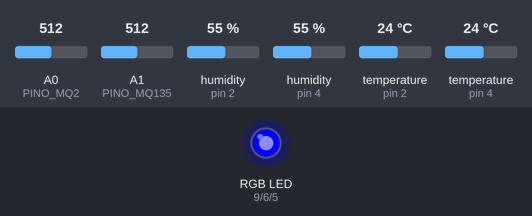
A sketch run on a simulated Arduino Uno, built with avr-gcc and run on an emulated ATmega328P. On the bench: an RGB LED mixed from three pins (HIGH = lit). The inputs (shaded band) are chosen by the test bench; at power-on: A0 (PINO_MQ2) = 512, A1 (PINO_MQ135) = 512, humidity (sensors on pin 2, pin 4) 55 %, temperature (sensors on pin 2, pin 4) 24 °C. What the sketch prints to the serial monitor is not drawn.

Above: at 0.35 s.
Timing chart, 0 to 3.3 s (numbered marks = the images above):
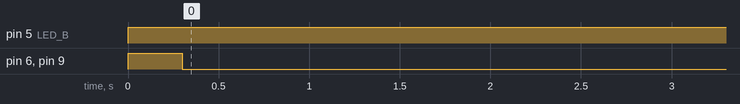

The sketch:

06_monitor_ar_uno.ino
```cpp
/*
  06 - PROJETO: Monitor de qualidade do ar no Arduino Uno (todos os sensores juntos)
  Placa: Arduino Uno     Bibliotecas: "DHT sensor library" + "Adafruit Unified Sensor"; SoftwareSerial (core)

  Ligacoes (protoboard de 830 pontos; trilha + = 5 V, trilha - = GND):
    DHT11 (modulo 3 pinos)  + -> 5V   DATA (meio) -> D2   - -> GND
    DHT22 (3 fios)          vermelho -> 5V   amarelo -> D4   preto -> GND
    MQ-2                    VCC -> 5V   GND -> GND   AO -> A0
    MQ-135                  VCC -> 5V   GND -> GND   AO -> A1
    MH-Z19C                 Vin -> 5V   GND -> GND   TX -> D10   RX <- divisor (D11 -> 1 k -> RX -> 2 k -> GND)
    LED RGB (catodo comum)  R -> 220 R -> D9   G -> 220 R -> D6   B -> 220 R -> D5   catodo -> GND

  ALIMENTACAO: 2 aquecedores MQ (~150 mA cada) + MH-Z19C (picos de 125 mA) + Uno ~ 0,5 A. A USB do PC
  fornece 0,5 A no limite: alimente os SENSORES por uma FONTE 5 V / 2 A nas trilhas da protoboard e ligue
  so o GND da fonte ao GND do Uno. NAO ligue a fonte no pino 5V do Uno com a USB conectada (empurra
  corrente para a porta do PC). Meca o 5V do Uno e escreva em VC (o ADC usa o 5V do Uno como referencia).

  LED de status: AZUL = aquecendo | VERDE = CO2 ate 800 ppm | AMARELO = ate 1000 | VERMELHO = acima de 1000
                 VERMELHO PISCANDO = MQ-2 detectou gas (prioridade) | AZUL PISCANDO = MH-Z19C sem resposta

  SAIDA na USB (115200 baud):
    SAIDA_GATEWAY 0 -> tabela legivel para o Monitor Serial
    SAIDA_GATEWAY 1 -> uma linha JSON por leitura, no formato do gateway da telemetria-cria
                       {"no":"no3","grandeza":"co2","valor":612,"unidade":"ppm","seq":12}
                       Rode gateway/gateway.py (projeto no .env do gateway) e os dados aparecem no painel.
  Grandezas publicadas (catalogo, projeto "ar"): temperatura e umidade (DHT22), co2 (MH-Z19C),
  mq2 e mq135 (Rs/R0, so depois do aquecimento e com R0 medido). O DHT11 aparece so na tabela,
  para comparar com o DHT22: o catalogo nao deixa duas "temperatura" no mesmo no.
*/
#include <DHT.h>
#include <SoftwareSerial.h>

// ----------------------------------------------------------------- ajustes
#define SAIDA_GATEWAY 0
const char* NO = "no3";                 // no deste monitor no catalogo: escolha um livre (painel)!

const int PINO_DHT11 = 2, PINO_DHT22 = 4;
const int PINO_MQ2 = A0, PINO_MQ135 = A1;
const int PINO_CO2_RX = 10, PINO_CO2_TX = 11;
const int LED_R = 9, LED_G = 6, LED_B = 5;

const float VC = 5.0;                   // tensao dos MQ (meca)
const float RL_MQ2_KOHM = 1.0, RL_MQ135_KOHM = 1.0;
// R0 de cada MQ em ar limpo, em kOhm: use o valor que os sketches 03 e 04 mediram.
// Enquanto valer 0, o Rs aparece na tabela e o MQ NAO e publicado.
const float R0_MQ2_KOHM = 0.0, R0_MQ135_KOHM = 0.0;
const float LIMIAR_GAS_MQ2 = 0.5;       // Rs/R0 do MQ-2 abaixo disso = gas

const unsigned long INTERVALO_MS = 10000;                 // padrao do catalogo
const unsigned long PREAQUECIMENTO_CO2_MS = 1UL * 60 * 1000;   // MH-Z19C: 1 min
const unsigned long PREAQUECIMENTO_MQ_MS = 10UL * 60 * 1000;
const int FAIXA_CO2_PPM = 5000;
// ----------------------------------------------------------------------

DHT dht11(PINO_DHT11, DHT11);
DHT dht22(PINO_DHT22, DHT22);
SoftwareSerial co2Serial(PINO_CO2_RX, PINO_CO2_TX);

unsigned long seq = 0, ultimaLeitura = 0, ultimoPisca = 0;
bool jaLeu = false, piscaAceso = false;
bool co2Aquecido = false, mqAquecidos = false;   // ficam verdadeiras para sempre (sobrevivem a volta do millis)
int ultimoCO2 = -1;
bool gasDetectado = false;

// ----------------------------------------------------------------- sensores
int lerCO2() {
  const uint8_t pedido[9] = {0xFF, 0x01, 0x86, 0x00, 0x00, 0x00, 0x00, 0x00, 0x79};
  while (co2Serial.available()) co2Serial.read();
  co2Serial.write(pedido, 9);
  uint8_t r[9];
  if (co2Serial.readBytes(r, 9) != 9 || r[0] != 0xFF || r[1] != 0x86) return -1;
  uint8_t soma = 0;
  for (int i = 1; i < 8; i++) soma += r[i];
  if ((uint8_t)(0xFF - soma + 1) != r[8]) return -1;
  return r[2] * 256 + r[3];
}

// Rs (kOhm) de um MQ ligado direto ao Uno; NAN se a tensao estiver fora da faixa
float resistenciaMq(int pino, float rl) {
  long soma = 0;
  for (int i = 0; i < 20; i++) soma += analogRead(pino);
  float v = (soma / 20.0) * VC / 1023.0;
  if (v < 0.02 || v > VC - 0.02) return NAN;
  return rl * (VC - v) / v;
}

// ----------------------------------------------------------------- saida
// Uma linha JSON por leitura (formato do gateway). Leitura com falha nao sai e nao recebe seq.
void publicar(const char* grandeza, float valor, uint8_t casas, const char* unidade) {
  if (isnan(valor) || isinf(valor)) return;
#if SAIDA_GATEWAY
  seq++;
  Serial.print(F("{\"no\":\""));       Serial.print(NO);
  Serial.print(F("\",\"grandeza\":\"")); Serial.print(grandeza);
  Serial.print(F("\",\"valor\":"));     Serial.print(valor, casas);
  Serial.print(F(",\"unidade\":\""));   Serial.print(unidade);
  Serial.print(F("\",\"seq\":"));       Serial.print(seq);
  Serial.println(F("}"));
#else
  (void)grandeza; (void)valor; (void)casas; (void)unidade;
#endif
}

void coluna(const __FlashStringHelper* nome, float v, uint8_t casas) {
#if !SAIDA_GATEWAY
  Serial.print(nome);
  if (isnan(v)) Serial.print(F("  --  ")); else Serial.print(v, casas);
  Serial.print(F("  "));
#else
  (void)nome; (void)v; (void)casas;
#endif
}

// ----------------------------------------------------------------- LED
void cor(bool r, bool g, bool b) { digitalWrite(LED_R, r); digitalWrite(LED_G, g); digitalWrite(LED_B, b); }

void atualizarLed() {
  if (millis() - ultimoPisca < 300) return;
  ultimoPisca = millis();
  piscaAceso = !piscaAceso;
  if (gasDetectado)                          cor(piscaAceso, 0, 0);
  else if (!co2Aquecido)                     cor(0, 0, 1);
  else if (ultimoCO2 < 0)                    cor(0, 0, piscaAceso);
  else if (ultimoCO2 <= 800)                 cor(0, 1, 0);
  else if (ultimoCO2 <= 1000)                cor(1, 1, 0);
  else                                       cor(1, 0, 0);
}

// ----------------------------------------------------------------- programa
void setup() {
  Serial.begin(115200);
  pinMode(LED_R, OUTPUT); pinMode(LED_G, OUTPUT); pinMode(LED_B, OUTPUT);
  cor(1, 1, 1); delay(300); cor(0, 0, 0);     // teste rapido do LED: branco
  dht11.begin();
  dht22.begin();
  co2Serial.begin(9600);
  co2Serial.setTimeout(300);
  // linha que nao comeca com "{": o gateway so mostra no terminal
  Serial.print(F("telemetria: monitor de ar ")); Serial.println(NO);
}

void loop() {
  atualizarLed();
  if (jaLeu && millis() - ultimaLeitura < INTERVALO_MS) return;
  jaLeu = true;
  ultimaLeitura = millis();

  float t11 = dht11.readTemperature(), h11 = dht11.readHumidity();
  float t22 = dht22.readTemperature(), h22 = dht22.readHumidity();
  if (millis() >= PREAQUECIMENTO_CO2_MS) co2Aquecido = true;
  if (millis() >= PREAQUECIMENTO_MQ_MS) mqAquecidos = true;
  int co2 = lerCO2();
  if (co2 <= 0 || co2 > FAIXA_CO2_PPM) co2 = -1;   // fora da faixa = falha
  ultimoCO2 = co2Aquecido ? co2 : -1;

  float rs2 = resistenciaMq(PINO_MQ2, RL_MQ2_KOHM);
  float rs135 = resistenciaMq(PINO_MQ135, RL_MQ135_KOHM);
  float razao2 = (R0_MQ2_KOHM > 0 && mqAquecidos) ? rs2 / R0_MQ2_KOHM : NAN;
  float razao135 = (R0_MQ135_KOHM > 0 && mqAquecidos) ? rs135 / R0_MQ135_KOHM : NAN;
  gasDetectado = !isnan(razao2) && razao2 < LIMIAR_GAS_MQ2;

  // --- telemetria (so com SAIDA_GATEWAY 1)
  publicar("temperatura", t22, 1, "C");
  publicar("umidade", h22, 1, "%");
  if (co2Aquecido && co2 > 0) publicar("co2", co2, 0, "ppm");
  publicar("mq2", razao2, 3, "Rs/R0");
  publicar("mq135", razao135, 3, "Rs/R0");

  // --- tabela (so com SAIDA_GATEWAY 0)
  coluna(F("DHT11 T:"), t11, 1);  coluna(F("U:"), h11, 0);
  coluna(F("| DHT22 T:"), t22, 1); coluna(F("U:"), h22, 1);
  coluna(F("| CO2:"), co2Aquecido && co2 > 0 ? co2 : NAN, 0);
  coluna(F("| MQ2 Rs:"), rs2, 2);  coluna(F("Rs/R0:"), razao2, 2);
  coluna(F("| MQ135 Rs:"), rs135, 2); coluna(F("Rs/R0:"), razao135, 2);
#if !SAIDA_GATEWAY
  if (!co2Aquecido) Serial.print(F("| CO2 aquecendo "));
  if (!mqAquecidos) Serial.print(F("| MQ aquecendo "));
  if (gasDetectado) Serial.print(F("| <<< GAS!"));
  Serial.println();
#endif
}
```

Measured:
- by itself, pin 5 (LED_B): HIGH → LOW at 60.6 s, → HIGH 0.30 s later, → LOW 0.30 s later, → HIGH 0.30 s later, … (230 changes in this stretch)
- by itself, everything shown: repeats every 1.8 s, in 6 steps
